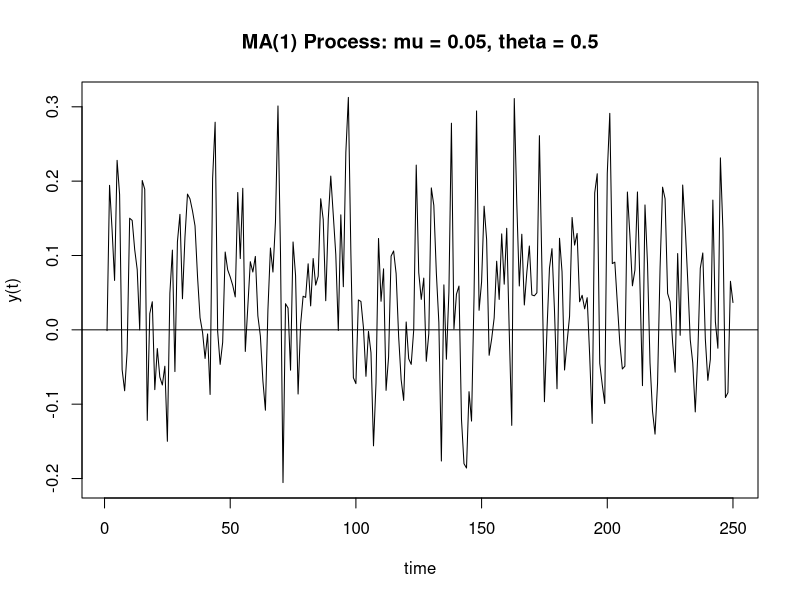
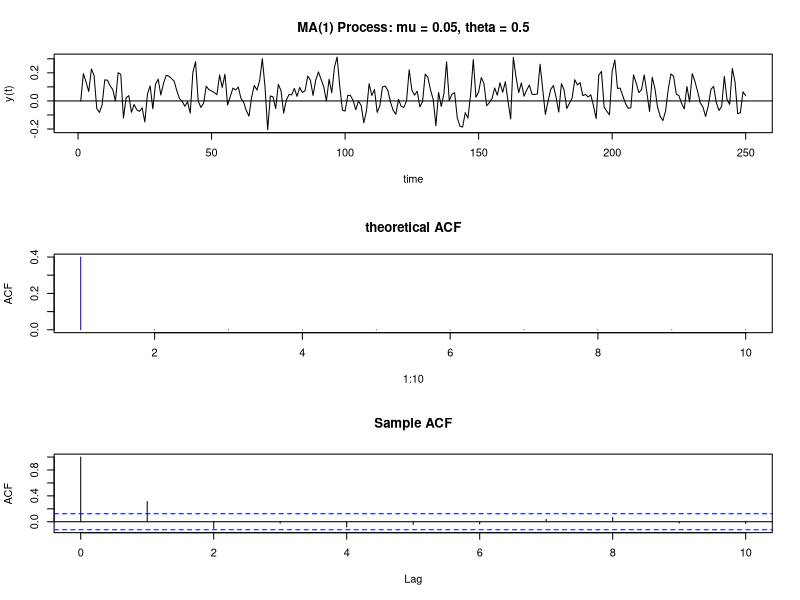
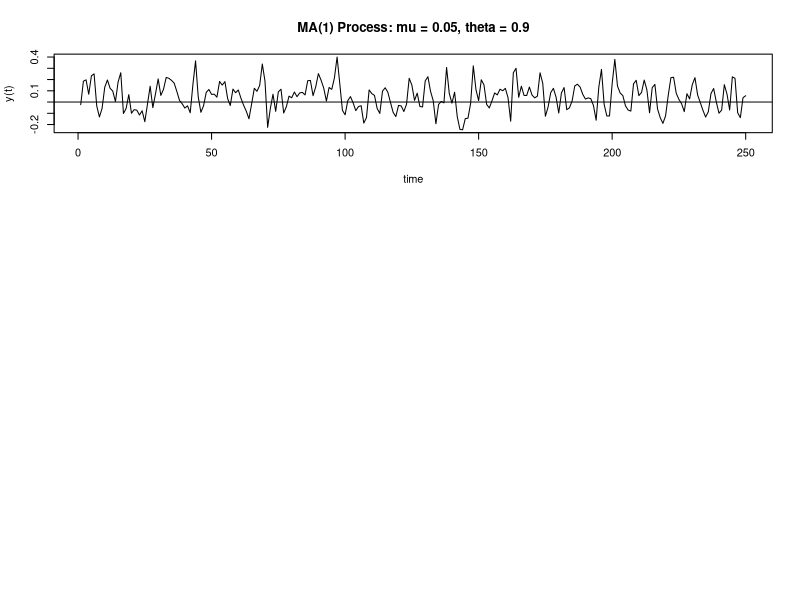
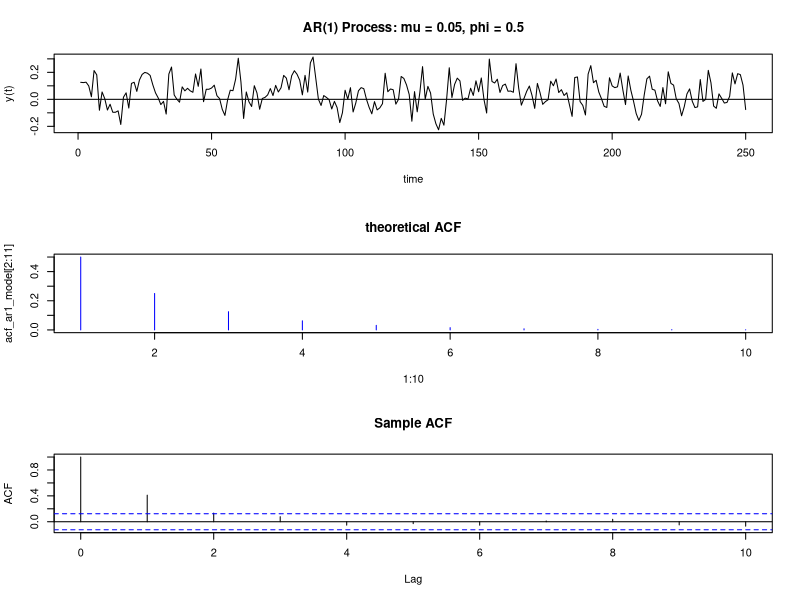

R code for these plots, in order:
## ---- chunk 1
set.seed(123)
# Simulate 250 observations from the described MA(1) model
ma1_sim <- 0.05 + arima.sim(n = 250, model = list(ma = 0.5), mean = 0, sd = 0.1)
## ---- chunk 2
set.seed(123)

# Simulate 250 observations from the described MA(1) model
ma1_sim <- arima.sim(model = list(ma = 0.5), n = 250, mean = 0, sd = 0.1) + 0.05

# A line plot of the simulated observations
## ---- chunk 3
plot(ma1_sim, type = 'l', main = 'MA(1) Process: mu = 0.05, theta = 0.5', xlab = 'time', ylab = 'y(t)')
abline(h = 0)
## ---- chunk 4
set.seed(123)

# Simulate 250 observations from the described MA(1) model
ma1_sim <- arima.sim(model = list(ma = 0.5), n = 250, mean = 0, sd = 0.1) + 0.05

# Generate the theoretical ACF with upto lag 10
acf_ma1_model <- ARMAacf(ma = 0.5, lag.max = 10)

# Split plotting window in three rows
par(mfrow = c(3, 1))

# First plot: The simulated observations
plot(ma1_sim, type = "l", main = "MA(1) Process: mu = 0.05, theta = 0.5", xlab = "time", ylab = "y(t)")
abline(h = 0)

# Second plot: Theoretical ACF
plot(1:10, acf_ma1_model[2:11], type = "h", col = "blue",  ylab = "ACF", main = "theoretical ACF")

# Third plot: Sample ACF
# Assign to tmp the Sample ACF
tmp <- acf(ma1_sim, lag.max = 10, main = 'Sample ACF')

# Reset graphical window to only one graph
par(mfrow = c(1, 1))
## ---- chunk 5
set.seed(123)

# Simulate 250 observations from the described MA(1) model
ma1_sim <- arima.sim(model = list(ma = 0.9), n = 250, mean = 0, sd = 0.1) + 0.05

# Generate the theoretical ACF with upto lag 10
acf_ma1_model <- ARMAacf(ma = 0.9, lag.max = 10)

# Split plotting window in three rows
par(mfrow = c(3, 1))

# First plot: The simulated observations
plot(ma1_sim, type = "l", main = "MA(1) Process: mu = 0.05, theta = 0.9", xlab = "time", ylab = "y(t)")
abline(h = 0)

# Second plot: Theoretical ACF
## ---- chunk 6
set.seed(123)

# Simulate 250 observations from the described AR(1) model
ar1_sim <- arima.sim(list(ar = 0.5), 250, mean = 0, sd = 0.1) + 0.05

# Generate the theoretical ACF with ten lags
acf_ar1_model <- ARMAacf(ar = 0.5, lag.max = 10)

# Split plotting window in three rows
par(mfrow = c(3, 1))

# First plot: The simulated observations
plot(ar1_sim, type = "l", main = "AR(1) Process: mu = 0.05, phi = 0.5", xlab = "time", ylab = "y(t)")
abline(h = 0)

# Second plot: Theoretical AFC
plot(1:10, acf_ar1_model[2:11], type = "h", col = "blue", main = "theoretical ACF")

# Third plot: Sample AFC
tmp <- acf(ar1_sim, lag.max = 10, main = 'Sample ACF')

# Reset plotting window to default
par(mfrow = c(1, 1))
## ---- chunk 7
phi = 0.9
## ---- chunk 8
theta = 0.9
